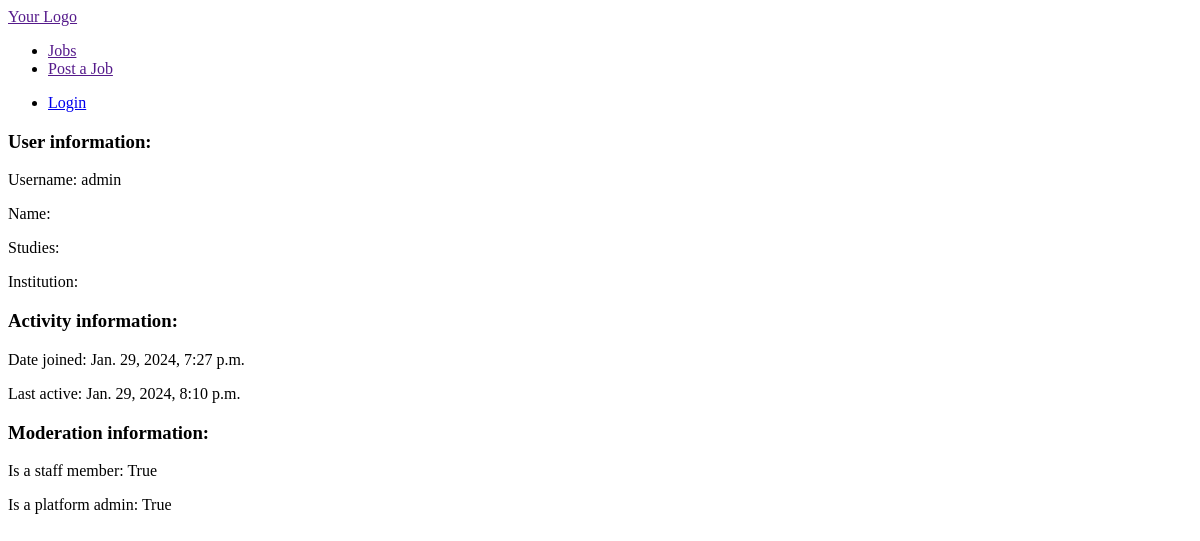
Page /profile/admin on the earlier database version.
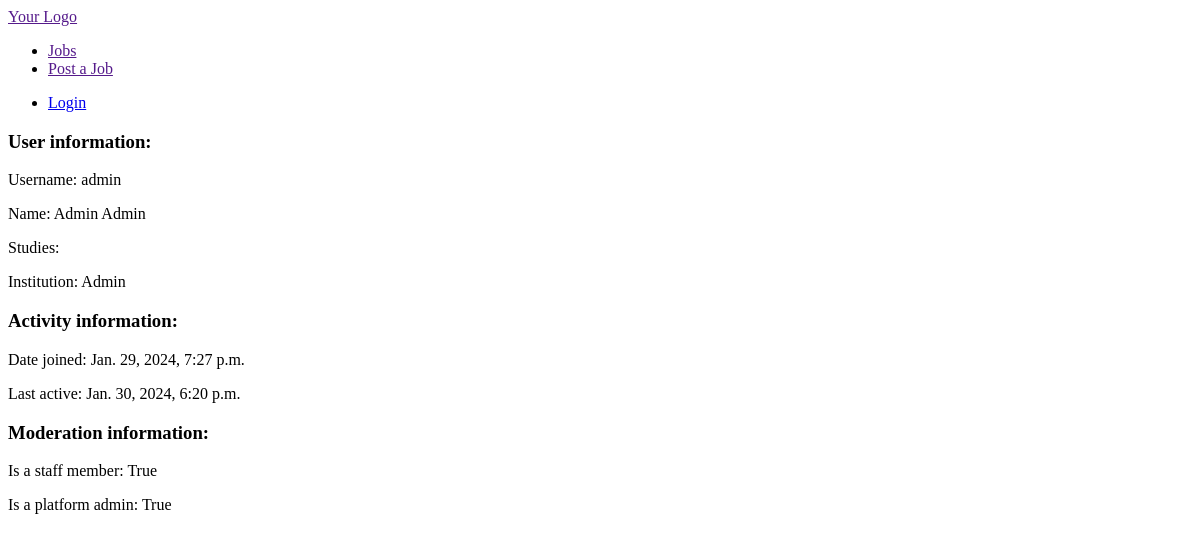
Same page on the later database version.
### jobs/models.py (models this page shows, shortened)
class Student(AbstractBaseUser, PermissionsMixin):
    TYPE_CHOICES = (
        ('art', 'Art Student'),
        ('engineering', 'Engineering Student'),
    )
    email = models.EmailField(unique=True)
    user_name = models.CharField(max_length=20, unique=True)
    USERNAME_FIELD = 'user_name'
    EMAIL_FIELD = 'email'
    REQUIRED_FIELDS = ['email']
    is_active = models.BooleanField(default=True)
    is_superuser = models.BooleanField(default=False)
    is_staff = models.BooleanField(default=False)
    date_joined = models.DateTimeField(default=timezone.now)
    last_login = models.DateTimeField(blank=True, null=True)
    first_name = models.CharField(max_length=30)
    last_name = models.CharField(max_length=30)
    institution = models.CharField(max_length=6)
    student_type = models.CharField(max_length=20, choices=TYPE_CHOICES)
    objects = CustomStudentManager()
    class Meta:
        verbose_name = 'Student'
        verbose_name_plural = 'Students'

### jobs/views.py (the view)
# urls.py: path('profile/<str:username>', profile, name='profile'),
def profile(request, username):
    student = get_object_or_404(Student, user_name=username)
    context = {
        'student': student
    }
    return render(request, 'profile.html', context)

### jobs/templates/profile.html
{% extends "base.html" %}
{% block content %}
<h3>User information:</h3>
<p>Username: {{student.user_name}}</p>
<p>Name: {{student.first_name}} {{student.last_name}}</p>
<p>Studies: {{user.student_type}}</p>
<p>Institution: {{student.institution}}</p>
<h3>Activity information:</h3>
<p>Date joined: {{student.date_joined}}</p>
<p>Last active: {{student.last_login}}</p>
<h3>Moderation information:</h3>
<p>Is a staff member: {{student.is_staff}}</p>
<p>Is a platform admin: {{student.is_superuser}}</p>
{% endblock %}

### jobs/templates/base.html (shortened to what this page needs)
{% load static %}
<!DOCTYPE html>
<html lang="en">
<head>
    <link rel="stylesheet" href="{% static 'style.css' %}">
</head>
<body>
<nav>
    <div>
        <a href="">Your Logo</a>
        <ul>
            <li>
                <a href="">Jobs</a>
            </li>
            <li>
                <a href="">Post a Job</a>
            </li>
        </ul>
        <ul>
            {% if user.is_authenticated %}
                <li>
                    <a href="{% url 'jobs:profile' student.user_name %}">Profile</a>
                </li>
                <li>
                    <a href="{% url 'jobs:logout' %}">Logout</a>
                </li>
                <li>
                    <a href="">My Jobs</a>
                </li>
            {% else %}
                <li>
                    <a href="{% url 'jobs:login' %}">Login</a>
                </li>
            {% endif %}
        </ul>
    </div>
</nav>
<div class="content">
    {% block content %}{% endblock %}
</div>
</body>
</html>

Differences in the rows shown:
changed Student "admin": first_name (not shown) → "Admin"; last_name (not shown) → "Admin"; institution (not shown) → "Admin"; last_login "Jan. 29, 2024, 8:10 p.m." → "Jan. 30, 2024, 6:20 p.m."
